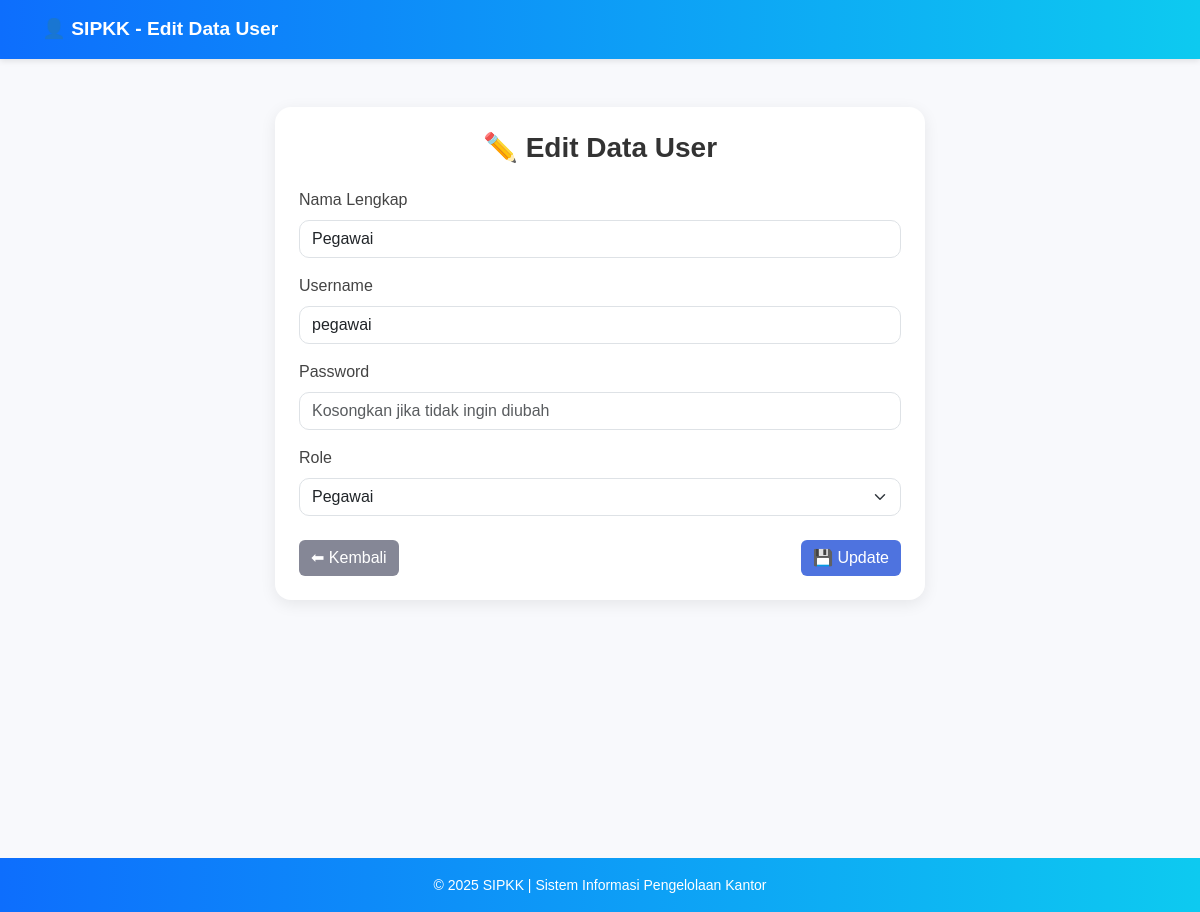
The page /admin/users/edit.php?id=22 (signed in) on the database its author committed.
### tables this page shows
CREATE TABLE `users` (
  `id_user` int(11) NOT NULL,
  `nama` varchar(100) NOT NULL,
  `username` varchar(50) NOT NULL,
  `password` varchar(255) NOT NULL,
  `role` int(1) DEFAULT NULL
);

### admin/users/edit.php (the view, shortened to what this page needs)
<?php
include '../../config/koneksi.php';
$id = $_GET['id'];
$query = mysqli_query($koneksi, "SELECT * FROM users WHERE id_user='$id'");
$data = mysqli_fetch_assoc($query);
?>
<!DOCTYPE html>
<html lang="id">
<head>
  <link href="https://cdn.jsdelivr.net/npm/bootstrap@5.3.3/dist/css/bootstrap.min.css" rel="stylesheet">
</head>
<body>
  <header>
    <div class="container">
      <a class="navbar-brand" href="../dashboard.php">👤 SIPKK - Edit Data User</a>
    </div>
  </header>
  <div class="container py-5">
    <div class="card mx-auto p-4" style="max-width: 650px;">
      <h3 class="text-center mb-4">✏️ Edit Data User</h3>
      <form method="POST">
        <div class="mb-3">
          <label class="form-label">Nama Lengkap</label>
          <input type="text" name="nama" class="form-control"
                 value="<?= $data['nama'] ?>" required>
        </div>
        <div class="mb-3">
          <label class="form-label">Username</label>
          <input type="text" name="username" class="form-control"
                 value="<?= $data['username'] ?>" required>
        </div>
        <div class="mb-3">
          <label class="form-label">Password</label>
          <input type="password" name="password" class="form-control"
                 placeholder="Kosongkan jika tidak ingin diubah">
        </div>
        <div class="mb-4">
          <label class="form-label">Role</label>
          <select name="role" class="form-select" required>
            <option value="1" <?= $data['role'] == '1' ? 'selected' : '' ?>>Pegawai</option>
          </select>
        </div>
        <div class="d-flex justify-content-between">
          <a href="../users_tampil.php" class="btn btn-secondary">⬅ Kembali</a>
          <button type="submit" name="update" class="btn btn-primary">💾 Update</button>
        </div>
      </form>
    </div>
  </div>
  <footer>
    <small>© <?= date('Y'); ?> SIPKK | Sistem Informasi Pengelolaan Kantor</small>
  </footer>
</body>
</html>

### admin/users/edit.php (style rules this page uses)
body { background-color: #f8f9fc; font-family: 'Poppins', sans-serif; min-height: 100vh; }
header { background: linear-gradient(90deg, #0d6efd, #0dcaf0); color: white; padding: 15px 0; box-shadow: 0 2px 6px rgba(0, 0, 0, 0.1); }
.navbar-brand { font-weight: 600; color: white !important; font-size: 1.2rem; }
.card { border: none; border-radius: 16px; box-shadow: 0 4px 16px rgba(0, 0, 0, 0.08); background: white; animation: fadeInUp 0.6s ease; }
.card h3 { font-weight: 600; color: #333; }
.btn-primary { background-color: #4e73df; border: none; transition: all 0.3s ease; }
.btn-secondary { background-color: #858796; border: none; transition: all 0.3s ease; }
footer { background: linear-gradient(90deg, #0d6efd, #0dcaf0); color: #fff; padding: 15px; text-align: center; margin-top: 210px; }
label { font-weight: 500; color: #444; }
input, select { border-radius: 10px !important; }

### rows shown on the page
users: nama "Pegawai", username "pegawai", role "Pegawai"
